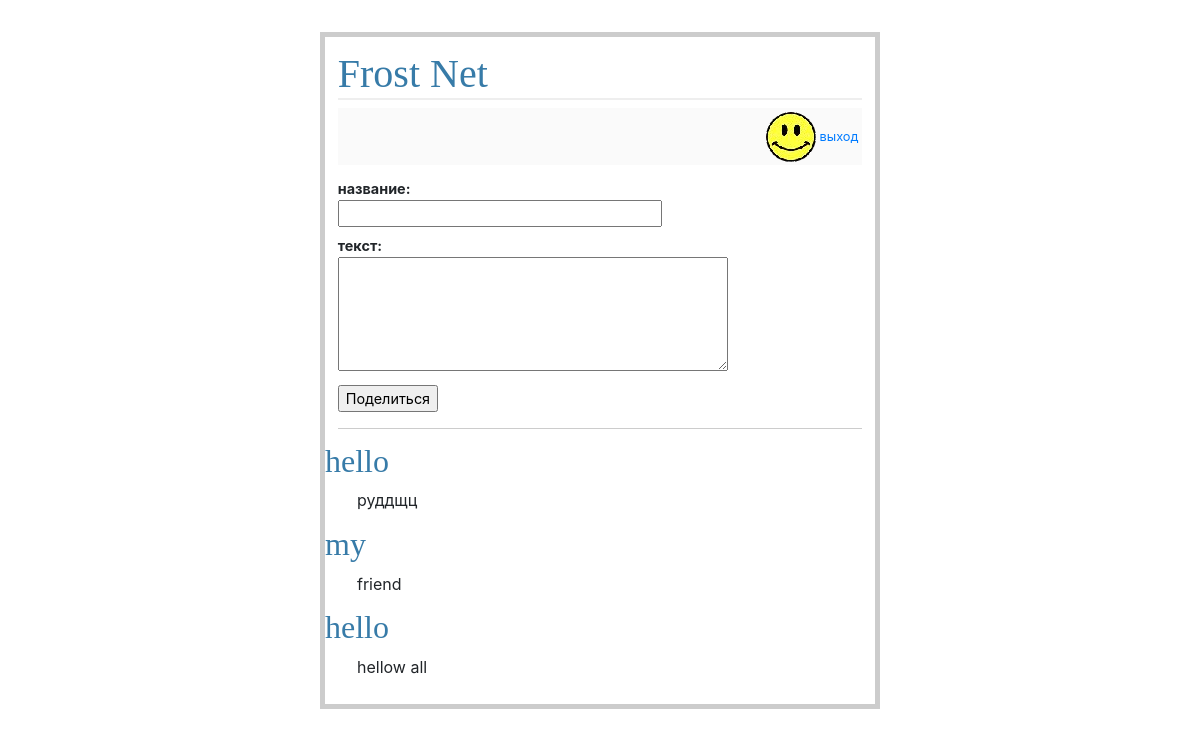
/ (signed in), run on an earlier commit of the app's database.
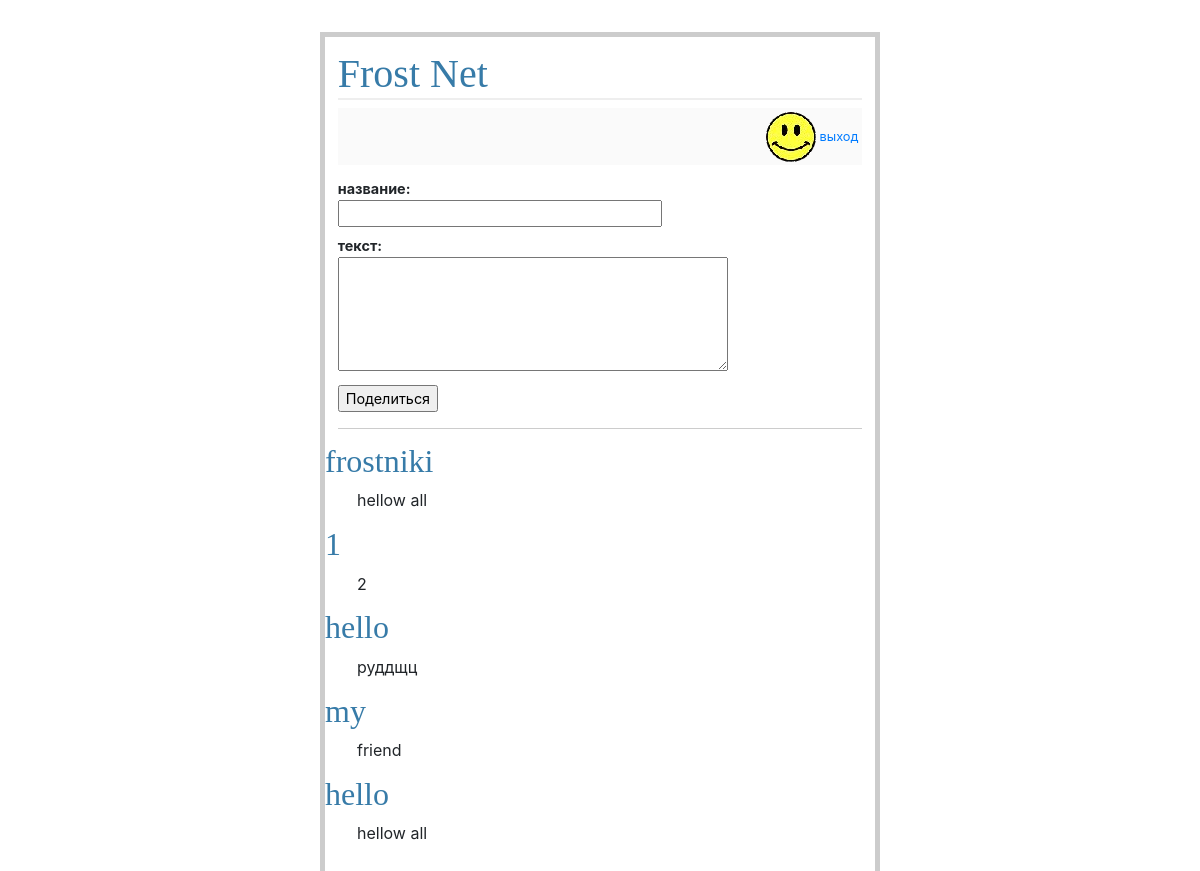
And on a later commit of the database.
### tables this page shows
CREATE TABLE entries (
  id integer primary key autoincrement,
  title text not null,
  text text not null
);

### flaskr.py (the view)
@app.route('/')
def show_entries():
    db = get_db()
    cur = db.execute('select title, text from entries order by id desc')
    entries = cur.fetchall()
    return render_template('show_entries.html', entries=entries)

### flaskr.py (called while the page is built)
def connect_db():
    rv = sqlite3.connect(app.config['DATABASE'])
    rv.row_factory = sqlite3.Row
    return rv

def get_db():
    if not hasattr(g, 'sqlite_db'):
        g.sqlite_db = connect_db()
    return g.sqlite_db

### templates/show_entries.html
{% extends "layout.html" %}
{% block body %}
  {% if session.logged_in %}
    <form action="{{ url_for('add_entry') }}" method=post class=add-entry>
      <dl>
        <dt>название:
        <dd><input type=text size=30 name=title>
        <dt>текст:
        <dd><textarea name=text rows=5 cols=40></textarea>
        <dd><input type=submit value=Поделиться>
      </dl>
    </form>
    {% endif %}
    <ul class=entries>
      {% for entry in entries %}
      <li><h2>{{ entry.title }}</h2>{{ entry.text|safe }}
        {% else %}
        <li><em>Unbelievable.  No entries here so far</em>
          {% endfor %}
        </ul>
        {% endblock %}

### templates/layout.html (shortened to what this page needs)
<!doctype html>
<link rel='stylesheet' type=text/css href="static/css/style.css">
<div class=page>
  <h1>Frost Net</h1>
  <div class=metanav>
    {% if not session.logged_in %}
    <a href="{{ url_for('regi') }}">регистрация</a>
    <a href="{{ url_for('login') }}">вход</a>
    {% else %}
    <img src="/static/img/smal.jpg" alt="Avatar" class="avatar">
    <a href="{{ url_for('logout') }}">выход</a>
    {% endif %}
  </div>
  {% block body %}{% endblock %}
</div>
<link rel="stylesheet"
href="https://stackpath.bootstrapcdn.com/bootstrap/4.4.1/css/bootstrap.min.css"
integrity="sha384-Vkoo8x4CGsO3+Hhxv8T/Q5PaXtkKtu6ug5TOeNV6gBiFeWPGFN9MuhOf23Q9Ifjh"
crossorigin="anonymous">

### static/css/style.css (style rules this page uses)
a, h1, h2 { color: #377ba8; }
h1, h2 { font-family: 'Georgia', serif; margin: 0; }
h1 { border-bottom: 2px solid #eee; }
h2 { font-size: 1.2em; }
.page { margin: 2em auto; width: 35em; border: 5px solid #ccc; padding: 0.8em; background: white; }
.entries { list-style: none; margin: 0; padding: 0; }
.entries li { margin: 0.8em 1.2em; }
.entries li h2 { margin-left: -1em; }
.add-entry { font-size: 0.9em; border-bottom: 1px solid #ccc; }
.add-entry dl { font-weight: bold; }
.metanav { text-align: right; font-size: 0.8em; padding: 0.3em; margin-bottom: 1em; background: #fafafa; }
.avatar { vertical-align: middle; width: 50px; height: 50px; border-radius: 50%; }

What changed in the data, as far as the page shows it:
added entries: title "frostniki", text "hellow all"
added entries: title "1", text "2"
